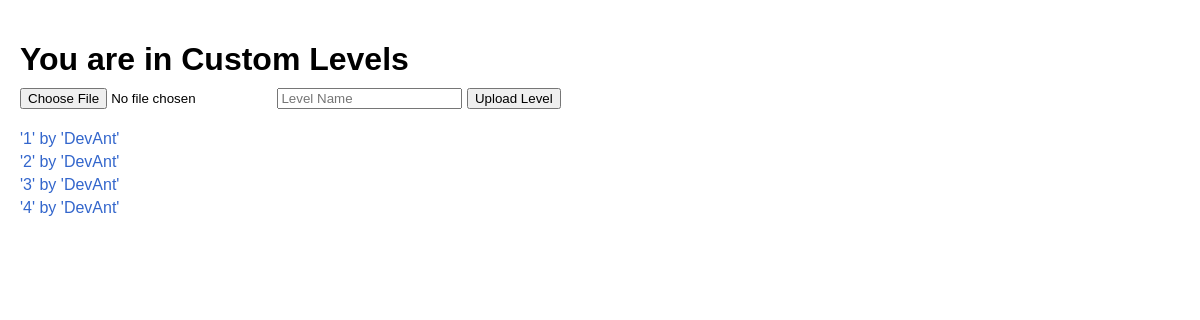
Screenshot of /custom_levels (signed in) with the database file from the repository.
### server.py (models this page shows)
class Levels(db.Model):
    level_id = db.Column(db.String(30), primary_key=True) # 1 to 4 for the base levels, normal names for custom levels
    author = db.Column(db.String(20), nullable=False)
    json_config = db.Column(db.Text, nullable=False)

### server.py (the view)
@app.route('/custom_levels')
@login_required
def custom_levels():
    all_levels = Levels.query.all()
    return render_template('custom_levels.html', levels=all_levels)

### server.py (called while the page is built)
@login_manager.user_loader
def load_user(user_id):
    return User.query.get(int(user_id))

### templates/custom_levels.html (shortened to what this page needs)
<!DOCTYPE html>
<html lang="en">
<head>
    <link rel="stylesheet" href="{{ url_for('static', filename='css/stylecustom.css') }}">
</head>
<body>
    <h1>You are in Custom Levels</h1>
    <form id="uploadForm" action="{{ url_for('upload_custom_level') }}" method="post" enctype="multipart/form-data">
        <input type="file" name="level_image" accept="image/*" required>
        <input type="text" name="level_name" placeholder="Level Name" required>
        <button type="submit">Upload Level</button>
    </form>
    <ul>
    {% for level in levels %}
        <li>
            <a href="{{ url_for('game_engine_with_level', level_id=level.level_id) }}">
                '{{ level.level_id }}' by '{{ level.author }}'
            </a>
        </li>
    {% else %}
        <li>No custom levels found.</li>
    {% endfor %}
    </ul>
</body>
</html>

### static/css/stylecustom.css (style rules this page uses)
body { margin: 0; padding: 20px; padding-bottom: 200px; display: flex; overflow: auto; flex-direction: column; align-items: flex-start; justify-content: flex-start; font-family: Arial, sans-serif; }
h1 { margin-bottom: 10px; }
ul { list-style: none; padding: 0; }
li { margin: 5px 0; }
a { text-decoration: none; color: #3366cc; }

### rows the page displays
Levels: level_id "1", author "DevAnt"
Levels: level_id "2", author "DevAnt"
Levels: level_id "3", author "DevAnt"
Levels: level_id "4", author "DevAnt"
